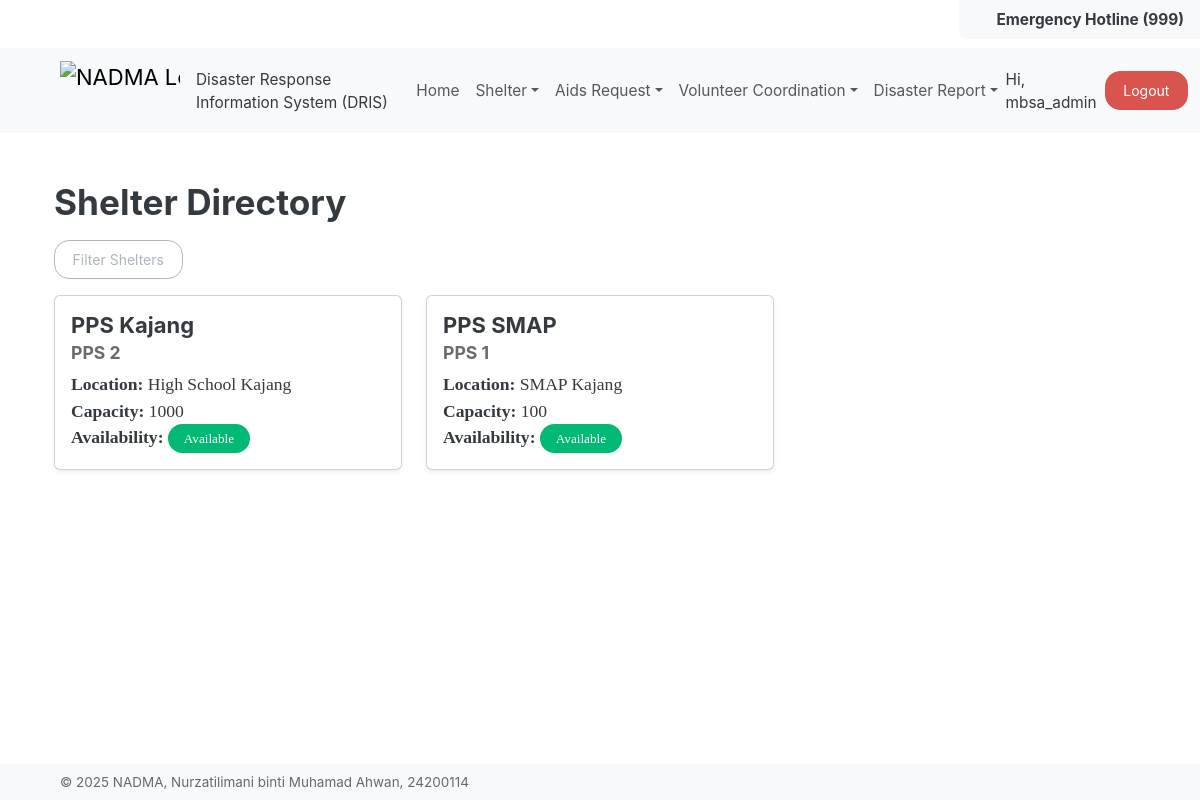
The app's page /shelter/directory (signed in) with its own data.
### UserManagement/models.py (models this page shows, shortened)
class CustomUser(AbstractUser):
    phone_number = models.CharField(max_length=15, blank=True, null=True)
    role = models.ForeignKey(Role, on_delete=models.SET_NULL, null=True, blank=True, related_name='users')
    created_at = models.DateTimeField(auto_now_add=True)

### ShelterDirectory/models.py (models this page shows, shortened)
class Shelter(models.Model):
    id= models.AutoField(primary_key=True)
    code = models.CharField(max_length=3, unique=True)
    name = models.CharField(max_length=100)
    location = models.TextField()
    capacity = models.IntegerField(default=0)
    availability = models.BooleanField(default=True)
    created_by = models.ForeignKey(Authority, on_delete=models.CASCADE, related_name='shelters_created',  null=True, blank=True)
    created_at = models.DateTimeField(auto_now_add=True)
    updated_by = models.ForeignKey(Authority, on_delete=models.CASCADE, related_name='shelters_updated', null=True, blank=True)
    updated_at = models.DateTimeField(auto_now=True)

### ShelterDirectory/views.py (the view)
# urls.py: path("directory", ShelterDirectoryCardView.as_view(), name="shelter_directory"),
class ShelterDirectoryCardView(View):
    def get(self, request):
        name = request.GET.get('name', '').strip()
        code = request.GET.get('code', '').strip()
        location = request.GET.get('location', '').strip()
        availability = request.GET.get('availability', '').strip()
        shelters = Shelter.objects.all()
        if name:
            shelters = shelters.filter(name__icontains=name)
        if code:
            shelters = shelters.filter(code__icontains=code)
        if location:
            shelters = shelters.filter(location__icontains=location)
        if availability != '':
            shelters = shelters.filter(availability=availability)
        return render(request, 'shelter-directory/directory.html', {
            'data': shelters,
        })

### templates/shelter-directory/directory.html (shortened to what this page needs)
{% extends "base.html" %}
{% block content %}
<div class="container mt-3">
  <h2 class="flex-grow-1 mb-3">Shelter Directory</h2>
  <button class="btn btn-outline-secondary mb-3" type="button" data-bs-toggle="collapse" data-bs-target="#filterCollapse" aria-expanded="false" aria-controls="filterCollapse">
    Filter Shelters
  </button>
  <div class="row">
    {% for shelter in data %}
      <div class="col-md-4 mb-4">
        <div class="card h-100 shadow-sm">
          <div class="card-body">
            <h5 class="card-title">{{ shelter.name }}</h5>
            <h6 class="card-subtitle mb-2 text-muted">{{ shelter.code }}</h6>
            <p class="card-text">
              <strong>Location:</strong> {{ shelter.location }}<br>
              <strong>Capacity:</strong> {{ shelter.capacity }}<br>
              <strong>Availability:</strong>
              {% if shelter.availability %}
                <span class="badge rounded-pill bg-success">Available</span>
              {% else %}
                <span class="badge rounded-pill bg-danger">Not Available</span>
              {% endif %}
            </p>
          </div>
        </div>
      </div>
    {% empty %}
      <div class="col-12">
        <div class="alert alert-info">No shelters found.</div>
      </div>
    {% endfor %}
  </div>
</div>
{% endblock %}

### templates/base/navigation.html (shortened to what this page needs)
{% load static %}
<nav class="navbar navbar-expand-lg bg-body-tertiary" data-bs-theme="light">
  <div class="container-fluid ms-5">
    <a class="navbar-brand" href="#">
      <img
        src="{% static 'img/nadma-logo.png' %}"
        alt="NADMA Logo"
        width="120"
        height="60"
        class="d-inline-block align-top"
      />
    </a>
    <span>Disaster Response Information System (DRIS)</span>
    <div class="collapse navbar-collapse ms-3" id="navbarColor01">
      <ul class="navbar-nav me-auto">
        <li class="nav-item">
          <a
            class="nav-link {% if request.path == '/' %}active{% endif %}"
            href="{% url 'home' %}"
          >
            Home
          </a>
        </li>
        <li class="nav-item dropdown">
          <a
            class="nav-link dropdown-toggle"
            data-bs-toggle="dropdown"
            href="#"
            role="button"
            aria-haspopup="true"
            aria-expanded="false"
            >Shelter</a
          >
        </li>
        {% if request.user.is_authenticated %}
          <li class="nav-item dropdown">
            <a
              class="nav-link dropdown-toggle"
              data-bs-toggle="dropdown"
              href="#"
              role="button"
              aria-haspopup="true"
              aria-expanded="false"
              >Aids Request</a
            >
          </li>
          <li class="nav-item dropdown">
            <a
              class="nav-link dropdown-toggle"
              data-bs-toggle="dropdown"
              href="#"
              role="button"
              aria-haspopup="true"
              aria-expanded="false"
              >Volunteer Coordination</a
            >
          </li>
             <li class="nav-item dropdown">
            <a
              class="nav-link dropdown-toggle"
              data-bs-toggle="dropdown"
              href="#"
              role="button"
              aria-haspopup="true"
              aria-expanded="false"
              >Disaster Report</a
            >
          </li>
        {% endif %}
      </ul>
  <div class="d-flex align-items-center">
  {% if not request.user.is_authenticated %}
    <a class="btn btn-success me-2" href="{% url 'auth:login' %}">Login</a>
    <a class="btn btn-primary" href="{% url 'auth:register' %}">Register</a>
  {% else %}
    <span class="me-2 align-middle">Hi, {{ request.user.username }}</span>
    <a class="btn btn-danger align-middle" href="{% url 'auth:logout' %}">Logout</a>
  {% endif %}
</div>
    </div>
  </div>
</nav>

### records on screen
CustomUser: user.username "mbsa_admin"
Shelter: name "PPS Kajang", code "PPS 2", location "High School Kajang", capacity "1000", availability "Available"
Shelter: name "PPS SMAP", code "PPS 1", location "SMAP Kajang", capacity "100", availability "Available"
